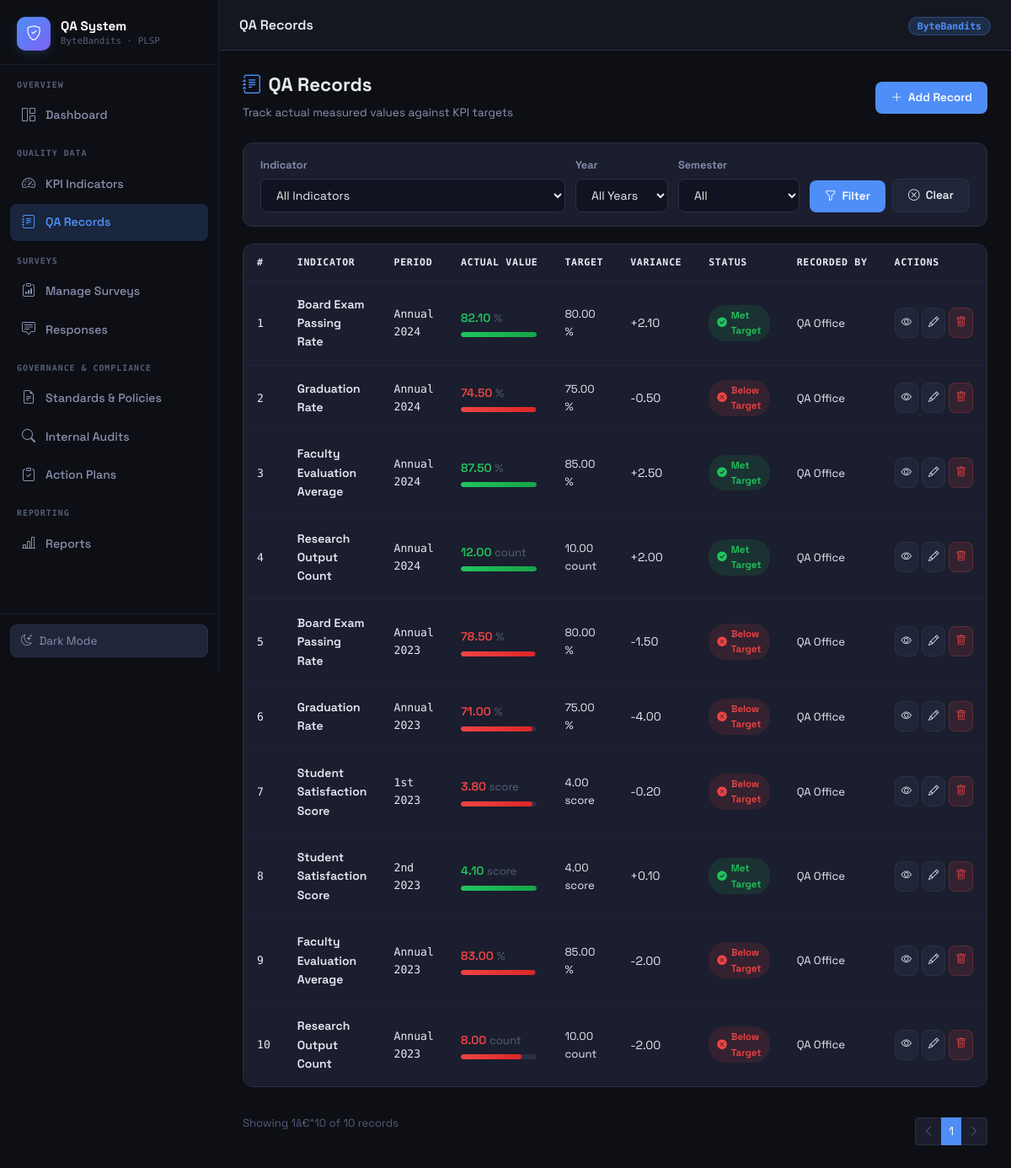
/pages/records.php, run on the app's committed database.
### tables this page shows
CREATE TABLE IF NOT EXISTS qa_records (
    record_id       INT AUTO_INCREMENT PRIMARY KEY,
    indicator_id    INT                 NOT NULL,
    year            YEAR                NOT NULL,
    semester        ENUM('1st','2nd','Annual') DEFAULT '1st',
    actual_value    DECIMAL(10,2)       NOT NULL,
    remarks         TEXT,
    recorded_by     VARCHAR(100),        
    created_at      TIMESTAMP           DEFAULT CURRENT_TIMESTAMP,
    updated_at      TIMESTAMP           DEFAULT CURRENT_TIMESTAMP ON UPDATE CURRENT_TIMESTAMP,
    CONSTRAINT fk_qa_indicator FOREIGN KEY (indicator_id) REFERENCES qa_indicators(indicator_id) ON DELETE CASCADE
);

CREATE TABLE IF NOT EXISTS qa_indicators (
    indicator_id    INT AUTO_INCREMENT PRIMARY KEY,
    name            VARCHAR(150)        NOT NULL,
    description     TEXT,
    target_value    DECIMAL(10,2)       NOT NULL DEFAULT 0,
    unit            VARCHAR(50)         DEFAULT '%',          
    category        VARCHAR(100)        DEFAULT 'General',    
    status          ENUM('Active','Inactive') DEFAULT 'Active',
    created_at      TIMESTAMP           DEFAULT CURRENT_TIMESTAMP,
    updated_at      TIMESTAMP           DEFAULT CURRENT_TIMESTAMP ON UPDATE CURRENT_TIMESTAMP
);

### pages/records.php (the view, shortened to what this page needs)
<?php
$conn = getConnection();
$per_page = 10;
$page     = max(1, (int)($_GET['page'] ?? 1));
$where = ['1=1'];
$params = []; $types = '';
$whereSQL = implode(' AND ', $where);
$count_stmt = $conn->prepare("SELECT COUNT(*) as c FROM qa_records r WHERE $whereSQL");
$count_stmt->execute();
$total = $count_stmt->get_result()->fetch_assoc()['c'];
$offset = ($page-1) * $per_page;
$stmt = $conn->prepare("
    SELECT r.*, i.name as indicator_name, i.target_value, i.unit
    FROM qa_records r
    JOIN qa_indicators i ON r.indicator_id = i.indicator_id
    WHERE $whereSQL
    ORDER BY r.year DESC, r.created_at DESC
    LIMIT ? OFFSET ?
");
$all_params = array_merge($params, [$per_page, $offset]);
$stmt->bind_param($types.'ii', ...$all_params);
$stmt->execute();
$records = $stmt->get_result();
require_once __DIR__ . '/../includes/header.php';
?>
<div class="page-header">
    <div>
        <h1><i class="bi bi-journal-text me-2 text-accent"></i>QA Records</h1>
        <p>Track actual measured values against KPI targets</p>
    </div>
    <button class="btn-qa btn-qa-primary" data-bs-toggle="modal" data-bs-target="#recModal" onclick="openAddRecord()">
        <i class="bi bi-plus-lg"></i> Add Record
    </button>
</div>
<div class="filter-bar">
    <div style="min-width:200px;flex:1">
        <label class="qa-form-label">Indicator</label>
        <select id="f-ind" class="qa-form-control">
            <option value="">All Indicators</option>
        </select>
    </div>
    <div style="min-width:110px">
        <label class="qa-form-label">Year</label>
        <select id="f-year" class="qa-form-control">
            <option value="">All Years</option>
        </select>
    </div>
    <div style="min-width:130px">
        <label class="qa-form-label">Semester</label>
        <select id="f-sem" class="qa-form-control">
            <option value="">All</option>
        </select>
    </div>
    <div style="display:flex;align-items:flex-end;gap:8px">
        <button class="btn-qa btn-qa-primary" onclick="applyFilters()"><i class="bi bi-funnel"></i> Filter</button>
        <a href="records.php" class="btn-qa btn-qa-secondary"><i class="bi bi-x-circle"></i> Clear</a>
    </div>
</div>
<div class="qa-card p-0">
    <div class="qa-table-wrapper table-responsive" style="border:none;border-radius:var(--radius)">
        <table class="table qa-table table-sm align-middle">
            <thead>
                <tr>
                    <th>#</th>
                    <th>Indicator</th>
                    <th>Period</th>
                    <th>Actual Value</th>
                    <th>Target</th>
                    <th>Variance</th>
                    <th>Status</th>
                    <th>Recorded By</th>
                    <th>Actions</th>
                </tr>
            </thead>
            <tbody>
                <?php if ($records->num_rows === 0): ?>
                <tr><td colspan="9"><div class="empty-state"><i class="bi bi-inbox"></i><p>No records found</p></div></td></tr>
                <?php else: ?>
                <?php $n = $offset+1; while($rec = $records->fetch_assoc()): ?>
                <?php
                    $met = $rec['actual_value'] >= $rec['target_value'];
                    $variance = $rec['actual_value'] - $rec['target_value'];
                    $pct = $rec['target_value'] > 0 ? ($rec['actual_value']/$rec['target_value'])*100 : 0;
                    if ($rec['target_value'] <= 0) {
                        $statusClass = 'badge-inactive';
                        $statusIcon = 'bi-dash-circle-fill';
                        $statusText = 'No Target';
                        $barClass = 'warning';
                    } elseif ($pct >= 100) {
                        $statusClass = 'badge-active';
                        $statusIcon = 'bi-check-circle-fill';
                        $statusText = 'Met Target';
                        $barClass = 'success';
                    } else {
                        $statusClass = 'badge-closed';
                        $statusIcon = 'bi-x-circle-fill';
                        $statusText = 'Below Target';
                        $barClass = 'danger';
                    }
                ?>
                <tr>
                    <td class="text-muted-qa mono"><?= $n++ ?></td>
                    <td class="fw-600"><?= htmlspecialchars($rec['indicator_name']) ?></td>
                    <td class="mono"><?= $rec['semester'] ?> <?= $rec['year'] ?></td>
                    <td>
                        <span style="color:var(--<?= $met?'success':'danger' ?>);font-weight:600">
                            <?= number_format($rec['actual_value'],2) ?>
                        </span>
                        <span class="text-muted-qa"> <?= htmlspecialchars($rec['unit']) ?></span>
                        <div class="qa-progress" style="width:90px">
                            <div class="qa-progress-bar <?= $barClass ?>" style="width:<?= min(100,round($pct)) ?>%"></div>
                        </div>
                    </td>
                    <td class="text-muted-qa"><?= number_format($rec['target_value'],2) ?> <?= htmlspecialchars($rec['unit']) ?></td>
                    <td style="color:var(--<?= $variance >= 0 ? 'success':'danger' ?>)">
                        <?= ($variance >= 0 ? '+' : '') . number_format($variance, 2) ?>
                    </td>
                    <td>
                        <span class="badge-status <?= $statusClass ?>">
                            <i class="bi <?= $statusIcon ?>"></i> <?= $statusText ?>
                        </span>
                    </td>
                    <td class="text-muted-qa"><?= htmlspecialchars($rec['recorded_by'] ?? 'N/A') ?></td>
                    <td>
                        <div class="d-flex gap-1">
                            <button class="btn-qa btn-qa-secondary btn-qa-sm btn-qa-icon"
                                onclick='viewRecord(<?= json_encode($rec) ?>)'
                                title="View"><i class="bi bi-eye"></i></button>
                            <button class="btn-qa btn-qa-secondary btn-qa-sm btn-qa-icon"
                                onclick='editRecord(<?= json_encode($rec) ?>)'
                                title="Edit"><i class="bi bi-pencil"></i></button>
                            <button class="btn-qa btn-qa-danger btn-qa-sm btn-qa-icon"
                                onclick="deleteRecord(<?= $rec['record_id'] ?>)"
                                title="Delete"><i class="bi bi-trash"></i></button>
                        </div>
                    </td>
                </tr>
                <?php endwhile; ?>
                <?php endif; ?>
            </tbody>
        </table>
    </div>
</div>
<div class="d-flex justify-content-between align-items-center mt-3 flex-wrap gap-2">
    <span class="text-muted-qa">Showing <?= min($offset+1,$total) ?>â€“<?= min($offset+$per_page,$total) ?> of <?= $total ?> records</span>
    <div id="paginationContainer" class="qa-pagination"></div>
</div>
<?php
require_once __DIR__ . '/../includes/footer.php';
?>

### data on the page
qa_records: indicator.name "Board Exam Passing Rate", semester "Annual", year "2024", actual_value "82.10", indicator.unit "%", indicator.target_value "80.00", actual_value.target_value "2.10", statusText "Met Target", recorded_by "QA Office"
qa_records: indicator.name "Graduation Rate", semester "Annual", year "2024", actual_value "74.50", indicator.unit "%", indicator.target_value "75.00", actual_value.target_value "-0.50", statusText "Below Target", recorded_by "QA Office"
qa_records: indicator.name "Faculty Evaluation Average", semester "Annual", year "2024", actual_value "87.50", indicator.unit "%", indicator.target_value "85.00", actual_value.target_value "2.50", statusText "Met Target", recorded_by "QA Office"
qa_records: indicator.name "Research Output Count", semester "Annual", year "2024", actual_value "12.00", indicator.unit "count", indicator.target_value "10.00", actual_value.target_value "2.00", statusText "Met Target", recorded_by "QA Office"
qa_records: indicator.name "Board Exam Passing Rate", semester "Annual", year "2023", actual_value "78.50", indicator.unit "%", indicator.target_value "80.00", actual_value.target_value "-1.50", statusText "Below Target", recorded_by "QA Office"
qa_records: indicator.name "Graduation Rate", semester "Annual", year "2023", actual_value "71.00", indicator.unit "%", indicator.target_value "75.00", actual_value.target_value "-4.00", statusText "Below Target", recorded_by "QA Office"
qa_records: indicator.name "Student Satisfaction Score", semester "1st", year "2023", actual_value "3.80", indicator.unit "score", indicator.target_value "4.00", actual_value.target_value "-0.20", statusText "Below Target", recorded_by "QA Office"
qa_records: indicator.name "Student Satisfaction Score", semester "2nd", year "2023", actual_value "4.10", indicator.unit "score", indicator.target_value "4.00", actual_value.target_value "0.10", statusText "Met Target", recorded_by "QA Office"
qa_records: indicator.name "Faculty Evaluation Average", semester "Annual", year "2023", actual_value "83.00", indicator.unit "%", indicator.target_value "85.00", actual_value.target_value "-2.00", statusText "Below Target", recorded_by "QA Office"
qa_records: indicator.name "Research Output Count", semester "Annual", year "2023", actual_value "8.00", indicator.unit "count", indicator.target_value "10.00", actual_value.target_value "-2.00", statusText "Below Target", recorded_by "QA Office"

### other printed values
$page_title "QA Records"
$total "10"
